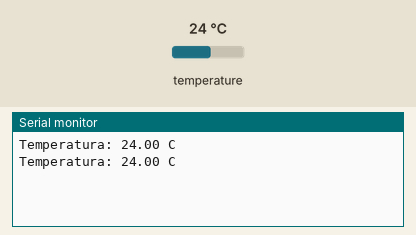
Bench run of a sketch on a simulated ESP32. Shown: the last lines printed to the serial monitor. Inputs (shaded band) come from the test bench; at power-on: temperature 24 °C.

Above: at 3.3 s.
3.4 s: temperature set to 12 °C
At 5.3 s:
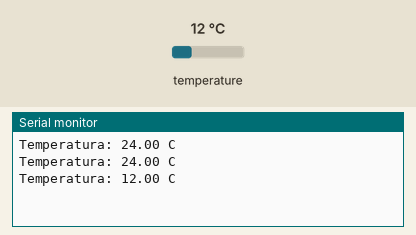
5.9 s: temperature set to 19 °C
At 6.6 s:
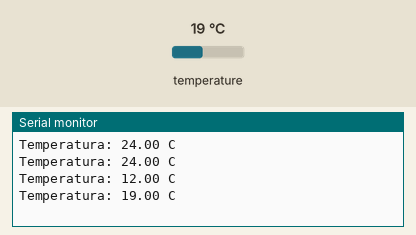
Timing chart, 0 to 8.9 s (numbered marks = the images above; inputs shaded):
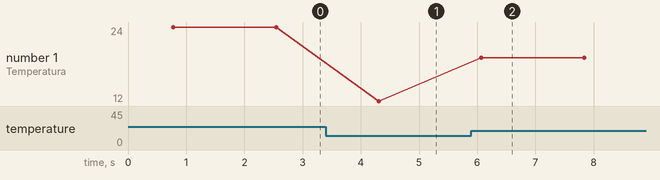

Measured:
- after the input at 3.4 s, the serial monitor: prints a new line after 0.91 s (image 1)
- after the input at 5.9 s, the serial monitor: prints a new line after 0.17 s (image 2)
- plotted number 1: 24 → 12 after the input at 3.4 s, 12 → 19 after the input at 5.9 s

The sketch:

TestTemperature.ino
```cpp
#include "TemperatureSensor.h"

void setup() {
  Serial.begin(115200);
  temperatureSensor.begin();
}

void loop() {
  float temp = temperatureSensor.readCelsius();

  Serial.print("Temperatura: ");
  Serial.print(temp);
  Serial.println(" C");

  delay(1000);
}
```

TemperatureSensor.cpp
```cpp
#include "TemperatureSensor.h"
#include "config.h"

TemperatureSensor temperatureSensor;

TemperatureSensor::TemperatureSensor()
  : oneWire(ONE_WIRE_BUS), sensors(&oneWire) {}

void TemperatureSensor::begin() {
  sensors.begin();
}

float TemperatureSensor::readCelsius() {
  sensors.requestTemperatures();
  return sensors.getTempCByIndex(0);
}
```

TemperatureSensor.h
```cpp
#pragma once
#include <Arduino.h>
#include <OneWire.h>
#include <DallasTemperature.h>

class TemperatureSensor {
public:
  void begin();
  float readCelsius();

private:
  OneWire oneWire;
  DallasTemperature sensors;

public:
  TemperatureSensor();
};

extern TemperatureSensor temperatureSensor;
```

config.h
```cpp
#pragma once

#define WIFI_SSID "REPLACE_WITH_YOUR_SSID"
#define WIFI_PASSWORD "REPLACE_WITH_YOUR_PASSWORD"

#define SERVER_URL "https://tempsegura.net/ProyectoFinal/Backend/controllers/Registrar.php"
#define CONFIG_URL "https://tempsegura.net/ProyectoFinal/Backend/controllers/Config.php"

#define USER_ID "99999"
#define USER_PASS "12345"

#define PHONE_NUMBER "+542613638639"

// Ajustar pines segun tu placa ESP32.
#define ONE_WIRE_BUS 26

#define BUZZER_PIN 25
#define LED_ROJO_PIN 25

#define DISPLAY_CLK 22
#define DISPLAY_DIO 21

#define SIM800_RX 17
#define SIM800_TX 16

#define RFID_SS1_CARGA 5
#define RFID_SS2_DESCARGA 4
#define RFID1_RST 14
#define RFID2_RST 27

#define TEMP_SENTINEL 128.8f
#define MAX_SAMPLES 6

#define DEFAULT_UMBRAL_SUP 8
#define DEFAULT_UMBRAL_INF 2

#define EEPROM_SIZE 4096
#define STORAGE_MAX_RECORDS 24
```
